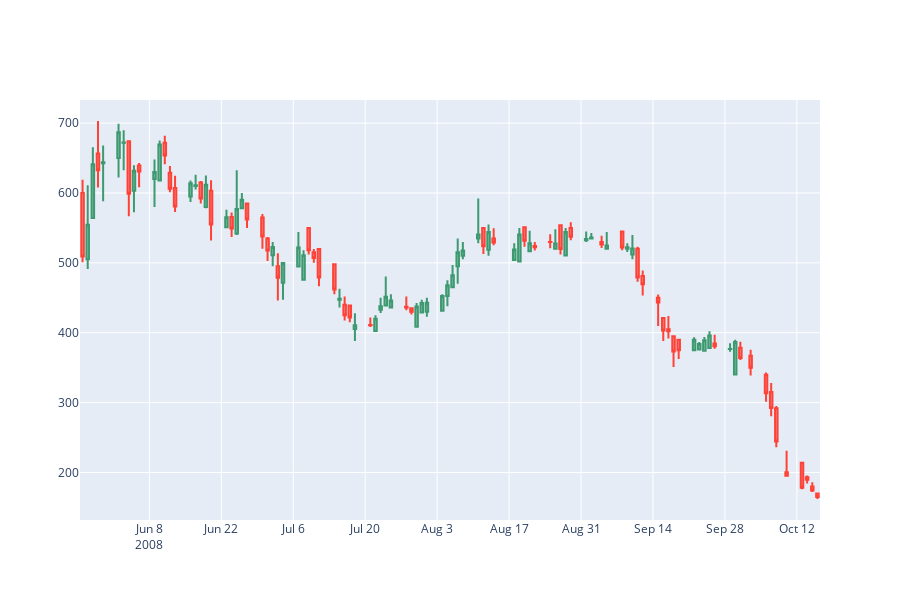

Write notebook code for a chart like this one.
### Code cell
fig.update_layout(xaxis_rangeslider_visible=False)
fig.update_layout(
    height=600   # height in pixels
)
